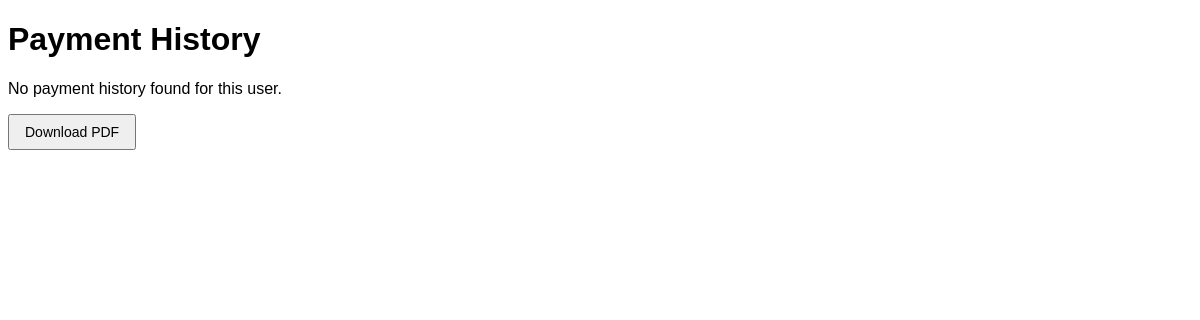
Page /Users/admin/view-payment.php?user_id=20252509 on the earlier database version.
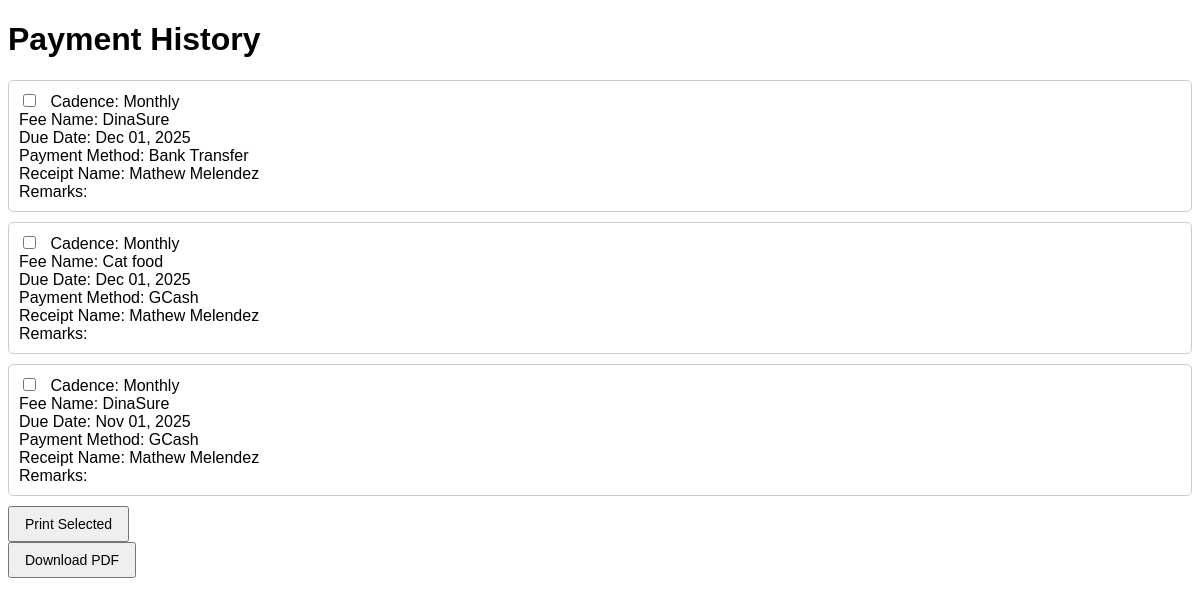
Same page on the later database version.
### tables this page shows
CREATE TABLE `fee_assignation` (
  `id` int(11) NOT NULL,
  `user_id` int(11) NOT NULL,
  `fee_type_id` int(11) NOT NULL,
  `next_due` date DEFAULT NULL,
  `is_paid` int(11) NOT NULL,
  `payment_method` varchar(100) NOT NULL,
  `payment_receipt_name` varchar(255) NOT NULL,
  `remarks` varchar(255) NOT NULL,
  `is_approved` int(11) NOT NULL,
  `date_created` date NOT NULL,
  `date_updated` date NOT NULL
);

CREATE TABLE `fee_type` (
  `id` int(11) NOT NULL,
  `fee_type_id` int(11) NOT NULL,
  `user_id` int(11) NOT NULL,
  `fee_name` varchar(50) NOT NULL,
  `description` varchar(255) NOT NULL,
  `amount` int(11) NOT NULL,
  `cadence` int(11) NOT NULL,
  `start_date` date NOT NULL,
  `is_active` int(11) NOT NULL,
  `remarks` varchar(255) DEFAULT NULL,
  `approved` int(11) DEFAULT NULL,
  `datetime_created` datetime NOT NULL,
  `datetime_updated` datetime NOT NULL
);

### Users/admin/view-payment.php (the view, shortened to what this page needs)
<?php
include('../../connection/connection.php');
?>
<!DOCTYPE html>
<html lang="en">
<head>
</head>
<body>
<h1>Payment History</h1>
<?php
if(isset($_GET['user_id'])){
    $user_id = $_GET['user_id'];
    $sql_history = "
        SELECT fa.id AS assign_id, fa.user_id, fa.next_due, fa.is_paid, ft.fee_name, ft.cadence, fa.payment_method, fa.payment_receipt_name, fa.remarks
        FROM fee_assignation fa
        JOIN fee_type ft ON fa.fee_type_id = ft.fee_type_id
        WHERE fa.user_id = '$user_id'
        AND fa.is_paid = 1
        ORDER BY fa.next_due DESC;
    ";
    $run_history = mysqli_query($conn, $sql_history);
    if(mysqli_num_rows($run_history) > 0) {
        echo '<form id="paymentForm">';
        foreach($run_history as $row_history){
            ?>
            <div class="payment-row">
                <input type="checkbox" class="print-checkbox" data-assign-id="<?php echo $row_history['assign_id']; ?>">
                <span><?php echo ($row_history['cadence'] == 1) ? "Cadence: Monthly" : "Cadence: One-time"; ?></span>
                <br>
                <label>Fee Name:</label> <span><?php echo $row_history['fee_name']; ?></span><br>
                <label>Due Date:</label> <span><?php echo date('M d, Y', strtotime($row_history['next_due'])); ?></span><br>
                <label>Payment Method:</label> <span><?php echo $row_history['payment_method']; ?></span><br>
                <label>Receipt Name:</label> <span><?php echo $row_history['payment_receipt_name']; ?></span><br>
                <label>Remarks:</label> <span><?php echo $row_history['remarks']; ?></span><br>
            </div>
            <?php
        }
        echo '<button type="button" onclick="printSelected()">Print Selected</button>';
        echo '</form>';
    } else {
        echo "<p>No payment history found for this user.</p>";
    }
}
?>
<button type="button" onclick="downloadPDF()">Download PDF</button>
</body>
</html>

Differences in the rows shown:
added fee_assignation: fee_type.fee_name "DinaSure", next_due "Dec 01, 2025", payment_method "Bank Transfer", payment_receipt_name "Mathew Melendez"
added fee_assignation: fee_type.fee_name "Cat food", next_due "Dec 01, 2025", payment_method "GCash", payment_receipt_name "Mathew Melendez"
added fee_assignation: fee_type.fee_name "DinaSure", next_due "Nov 01, 2025", payment_method "GCash", payment_receipt_name "Mathew Melendez"
Other differences:
text no longer shown: "No payment history found for this user."
text now shown: "Print Selected"
